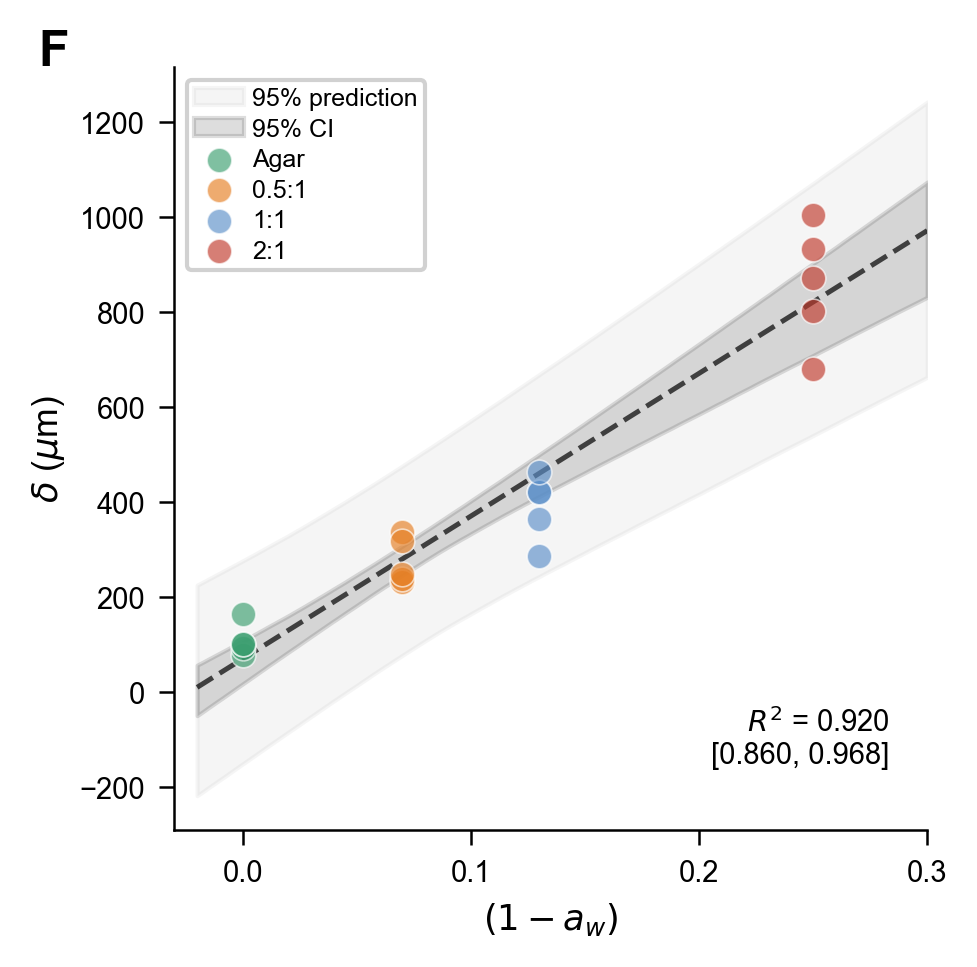
#> input picture additions/3_bootstrap_CIs/panel_2F_bootstrap.png, 977 x 967 px
$ python supp_S9_bootstrap.py
#> lines starting #> are read from the running program, lines starting #| are printed output that depends on the picture
### Supp test/FigureSupplementary/code/supp_common.py
#!/usr/bin/env python3
"""Shared utilities for supplementary figure generation."""

import numpy as np
import pandas as pd
from pathlib import Path
import matplotlib
matplotlib.use('Agg')
import matplotlib.pyplot as plt

BASE_DIR   = Path(__file__).resolve().parent.parent.parent.parent
HG_AGG_DIR = BASE_DIR / 'FigureHGAggregate' / 'raw_data' / 'aggregate_edt'
FG_AGG_DIR = BASE_DIR / 'FigureFungi'       / 'raw_data' / 'aggregate_edt'
OUTPUT_DIR = Path(__file__).resolve().parent.parent / 'output'

# Data files and code internals use lab color codes (Green/black/white);
# the manuscript and Zenodo deposit use genus names. display_label()
# converts a trial-ID string to the genus-named form for on-figure labels.
_DISPLAY_PREFIX = {'Green': 'Aspergillus', 'black': 'Rhizopus', 'white': 'Mucor'}


# [6 lines left out: function display_label, not called in this run]

DELTA = {
    'agar.1':   77.8, 'agar.2':   92.4, 'agar.3':  163.5,
    'agar.4':  100.1, 'agar.5':  101.6,
    '0.5to1.2': 337.3, '0.5to1.3': 232.3, '0.5to1.4': 236.9,
    '0.5to1.5': 247.3, '0.5to1.7': 317.9,
    '1to1.1':  420.5, '1to1.2':  286.6, '1to1.3':  420.1,
    '1to1.4':  363.7, '1to1.5':  462.7,
    '2to1.1':  681.1, '2to1.2':  803.2, '2to1.3':  933.4,
    '2to1.4':  872.9, '2to1.5': 1005.4,
    'Green.1': 279.5, 'Green.2': 316.0, 'Green.3': 297.8,
    'Green.4': 285.6, 'Green.5': 311.7,
    'white.1': 198.5, 'white.2': 126.2, 'white.3': 120.0,
    'white.4': 131.6, 'white.5': 123.0,
    'black.1': 125.4, 'black.2':  98.0, 'black.3': 111.7,
    'black.4': 135.7, 'black.5':  78.3,
}

CONDITIONS = [
    ('agar',   ['agar.1','agar.2','agar.3','agar.4','agar.5'],
     'Agar',       '#9E9E9E'),
    ('0.5to1', ['0.5to1.2','0.5to1.3','0.5to1.4','0.5to1.5','0.5to1.7'],
     '0.5:1 NaCl', '#E67E22'),
    ('1to1',   ['1to1.1','1to1.2','1to1.3','1to1.4','1to1.5'],
     '1:1 NaCl',   '#5B8FC9'),
    ('2to1',   ['2to1.1','2to1.2','2to1.3','2to1.4','2to1.5'],
     '2:1 NaCl',   '#C0392B'),
    ('Green', ['Green.1','Green.2','Green.3','Green.4','Green.5'],
     'Aspergillus', '#4CAF50'),
    ('black', ['black.1','black.2','black.3','black.4','black.5'],
     'Rhizopus',    '#212121'),
    ('white', ['white.1','white.2','white.3','white.4','white.5'],
     'Mucor',       '#757575'),
]

ALL_TRIALS = [tid for _, tids, _, _ in CONDITIONS for tid in tids]

MM         = 1 / 25.4
TICK_SIZE  = 7.0
LABEL_SIZE = 8.0
PANEL_LBL  = 10.5
LW_SPINE   = 0.6


def apply_style():
    plt.rcParams.update({
        'font.family':       'sans-serif',
        'font.sans-serif':   ['Arial', 'Helvetica', 'DejaVu Sans'],
        'font.size':          TICK_SIZE,
        'axes.linewidth':     LW_SPINE,
        'xtick.major.width':  LW_SPINE,
        'ytick.major.width':  LW_SPINE,
        'xtick.major.size':   3.0,
        'ytick.major.size':   3.0,
        'xtick.direction':    'out',
        'ytick.direction':    'out',
        'svg.fonttype':       'none',
    })


def clean_axes(ax):
    ax.spines['top'].set_visible(False)
    ax.spines['right'].set_visible(False)


# [34 lines left out: functions _agg_dir, load_droplets, load_boundary, polygon_area_perimeter, steiner_bin_area, not called in this run]


def save_fig(fig, stem, dpi=300):
    for ext in ['.pdf', '.svg']:
        fig.savefig(f'{stem}{ext}', dpi=dpi, bbox_inches='tight', facecolor='white')

### Supp test/FigureSupplementary/code/supp_S9_bootstrap.py
#!/usr/bin/env python3
"""Supplementary Figure S9: Bootstrap CIs on Figure 2 regressions (2x2 assembly)."""

import matplotlib
from pathlib import Path
matplotlib.use('Agg')
import matplotlib.pyplot as plt
import matplotlib.image as mpimg
import sys
sys.path.insert(0, str(__import__('pathlib').Path(__file__).parent))
from supp_common import OUTPUT_DIR, MM, LABEL_SIZE, PANEL_LBL, apply_style, save_fig

SRC = Path(__file__).resolve().parents[3] / 'additions' / '3_bootstrap_CIs'
OUT = OUTPUT_DIR / 'S9'

PANELS = [
    (SRC / 'panel_2F_bootstrap.png', 'A'),
    (SRC / 'panel_2H_bootstrap.png', 'B'),
    (SRC / 'panel_2K_bootstrap.png', 'C'),
    (SRC / 'panel_2L_bootstrap.png', 'D'),
]

def main():
    apply_style()
    fig, axes = plt.subplots(2, 2, figsize=(180 * MM, 160 * MM))
    fig.subplots_adjust(hspace=0.05, wspace=0.05)

    for ax, (path, label) in zip(axes.flat, PANELS):
        img = mpimg.imread(str(path))
#> img is the input picture: shape (967, 977, 4) float32; mean R, G, B, A 0.967, 0.966, 0.966, 1
        ax.imshow(img)
        ax.axis('off')
        ax.text(0.02, 0.98, label, transform=ax.transAxes,
                fontsize=PANEL_LBL, va='top')

    save_fig(fig, str(OUT / 'FigureS9_bootstrap_CIs'))
#> the loop in save_fig, `for ext in ['.pdf', '.svg']:` made 2 passes
#> ext on passes 1 to 2: '.pdf', '.svg'
#> pass 1, in save_fig, `fig.savefig(f'{stem}{ext}', dpi=dpi, bbox_inches='tight', facecolor='w..`:
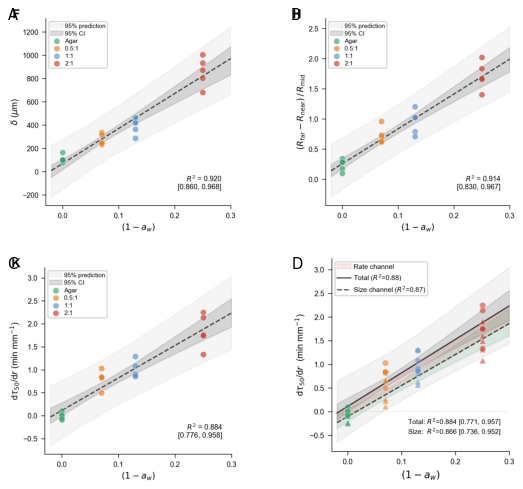
#> figure drawn by matplotlib, 4 panels
    plt.close(fig)
    print(f'Saved: {OUT}/FigureS9_bootstrap_CIs.png/.pdf/.svg')

if __name__ == '__main__':
    main()
